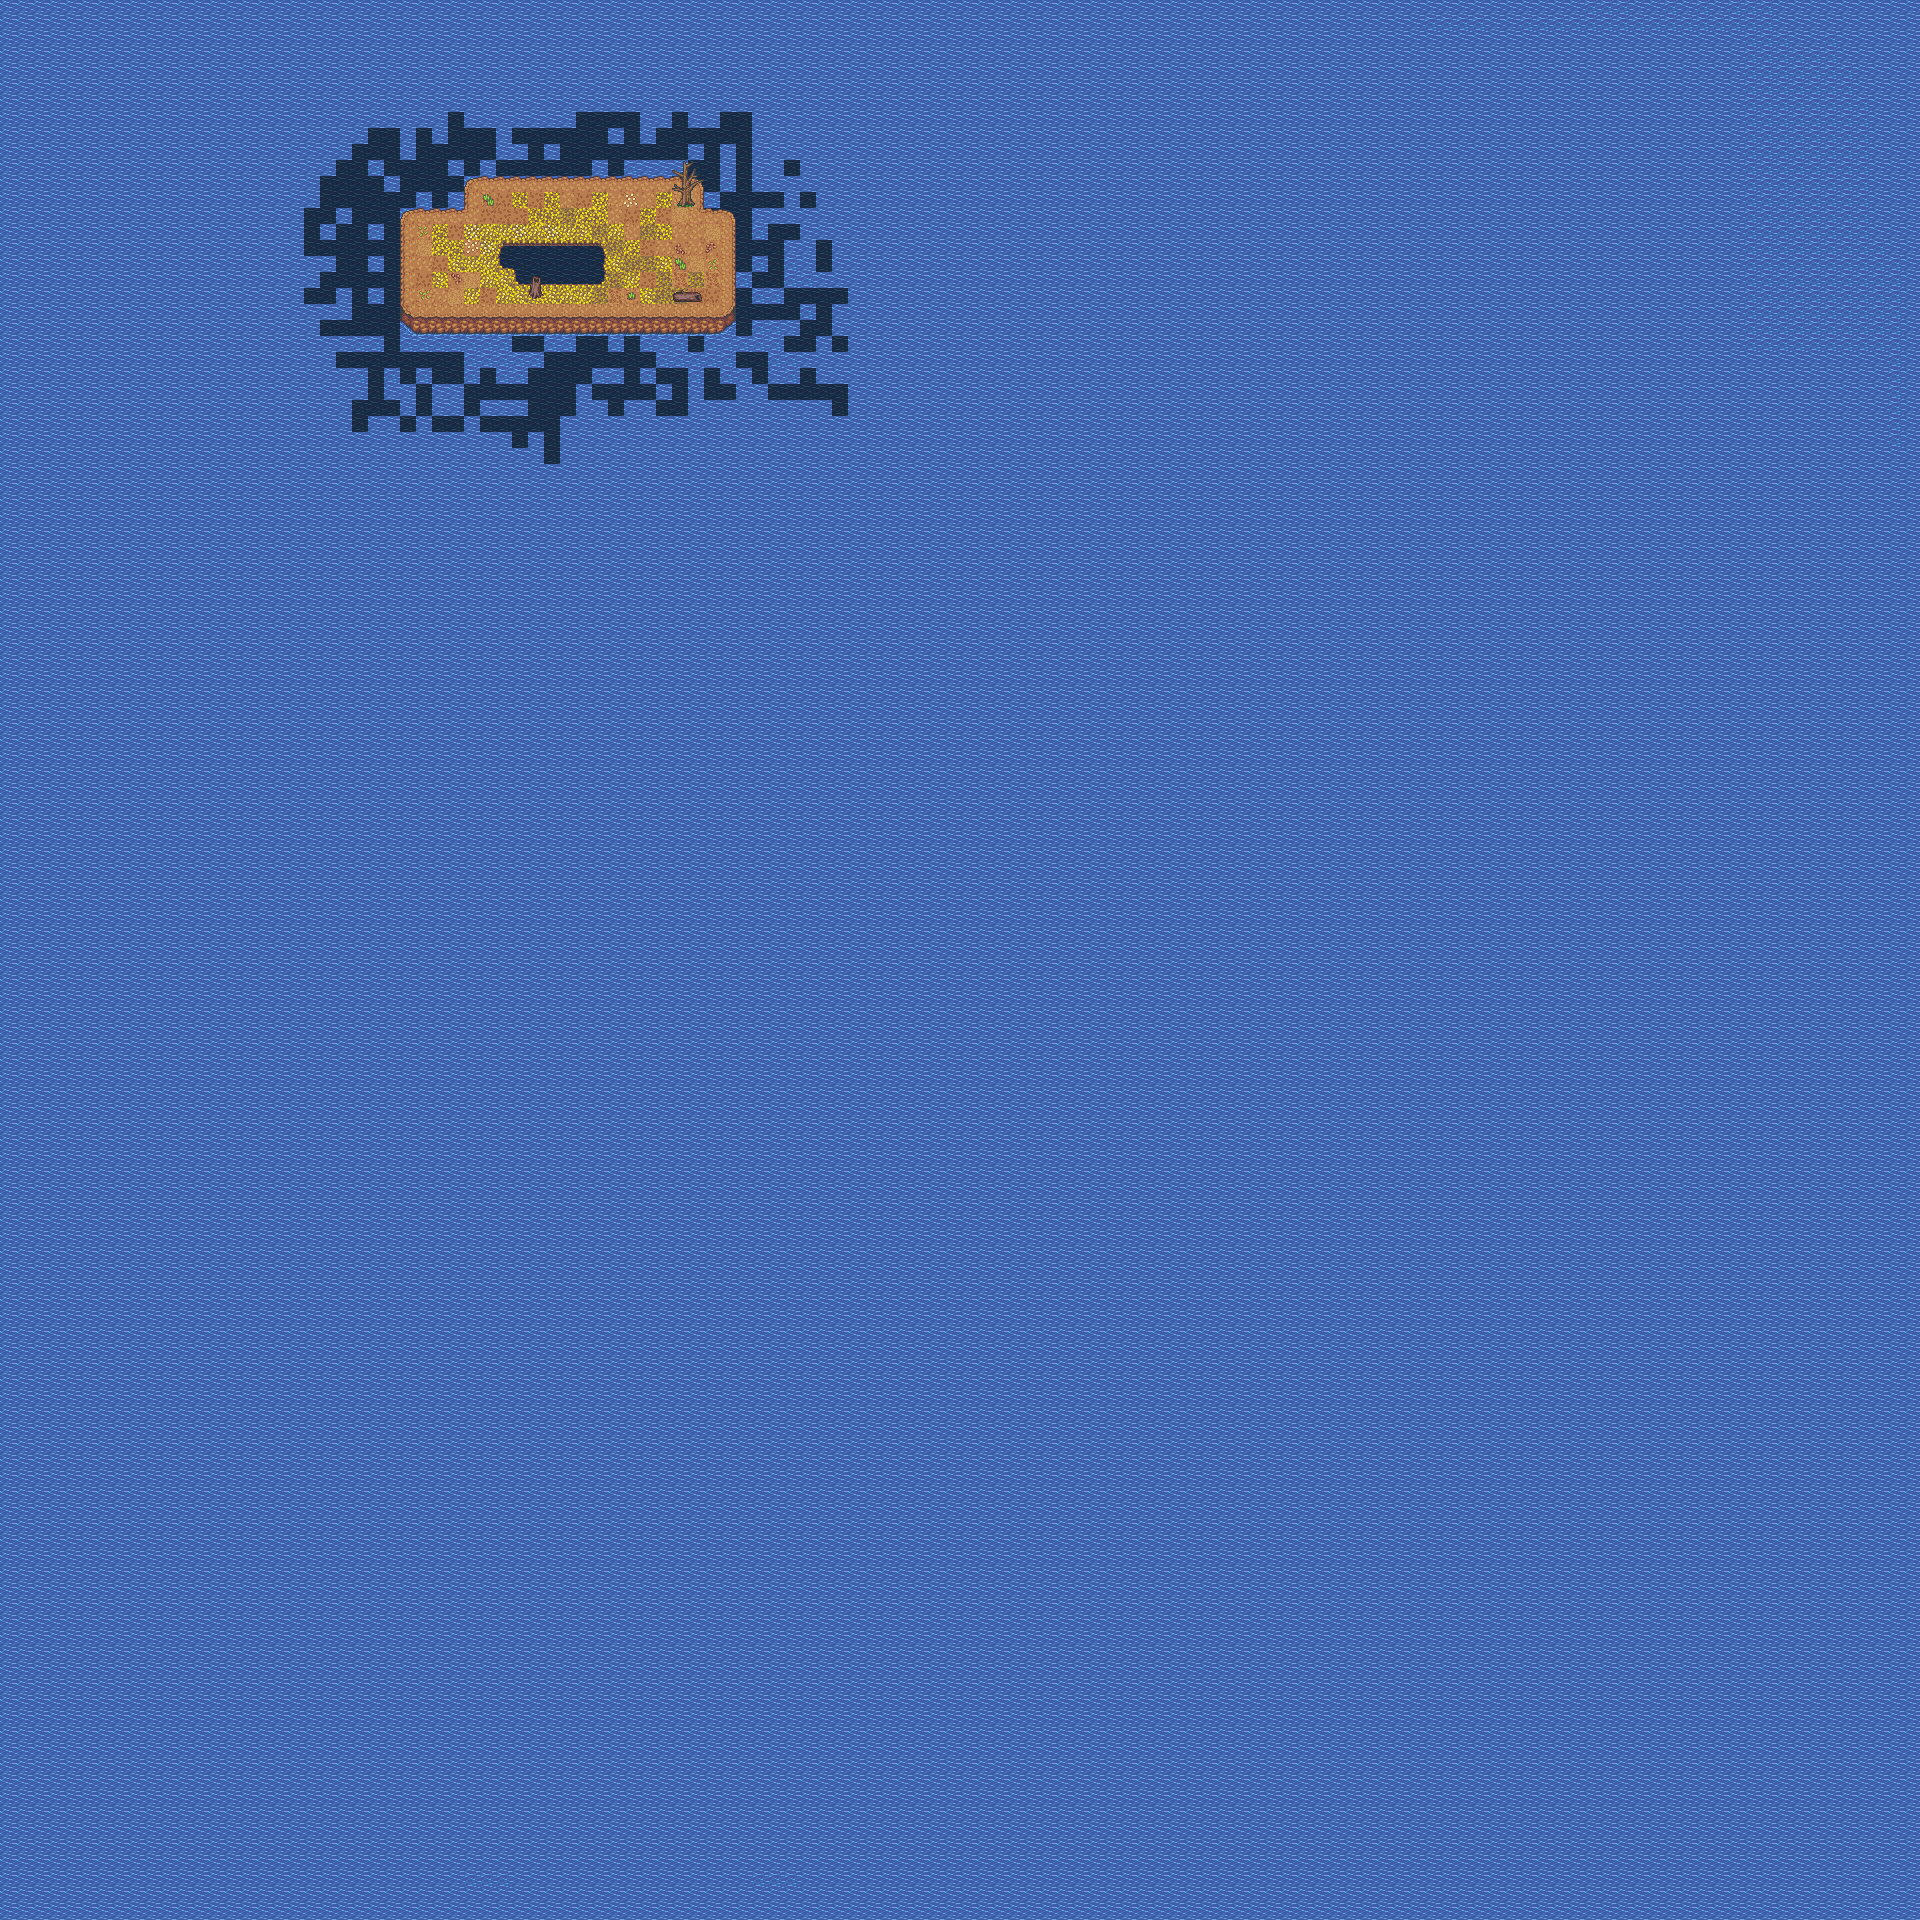

A level layout from a 2D game, rendered from its tile map. Below: a short description, then the map file with tile-grid data replaced by summaries:
An orthogonal 120x120 tile map with 16x16 px tiles, 8 tile layers (background, roads, water, bridges, ...) and 3 objects (player, door, npc).

<map version="1.0" tiledversion="1.1.5" orientation="orthogonal" renderorder="right-down" width="120" height="120" tilewidth="16" tileheight="16" infinite="0" nextobjectid="23">
 <tileset firstgid="1" name="tileset" tilewidth="16" tileheight="16" tilecount="17731" columns="119">
  <image source="../images/Terrain.png" width="1904" height="2384" />
 </tileset>
 <layer name="background" width="120" height="120">
  <properties>
   <property name="tileset" value="map_tileset" />
  </properties>
  <data>[14400 cells, 434 non-empty, 23 distinct tile ids]</data>
 </layer>
 <layer name="roads" width="120" height="120">
  <properties>
   <property name="tileset" value="map_tileset" />
  </properties>
  <data>[14400 cells, 85 non-empty, 27 distinct tile ids]</data>
 </layer>
 <layer name="water" width="120" height="120">
  <properties>
   <property name="collision" type="bool" value="true" />
   <property name="tileset" value="map_tileset" />
  </properties>
  <data>[14400 cells, 14225 non-empty, 17 distinct tile ids]</data>
 </layer>
 <layer name="bridges" width="120" height="120">
  <properties>
   <property name="tileset" value="map_tileset" />
  </properties>
  <data>[14400 cells, 0 non-empty, 0 distinct tile ids]</data>
 </layer>
 <layer name="beneath_blocked" width="120" height="120">
  <properties>
   <property name="collision" type="bool" value="true" />
   <property name="tileset" value="map_tileset" />
  </properties>
  <data>[14400 cells, 43 non-empty, 42 distinct tile ids]</data>
 </layer>
 <layer name="blocked" width="120" height="120">
  <properties>
   <property name="collision" type="bool" value="true" />
   <property name="tileset" value="map_tileset" />
  </properties>
  <data>[14400 cells, 64 non-empty, 39 distinct tile ids]</data>
 </layer>
 <layer name="above_blocked" width="120" height="120">
  <properties>
   <property name="collision" type="bool" value="true" />
   <property name="tileset" value="map_tileset" />
  </properties>
  <data>[14400 cells, 266 non-empty, 8 distinct tile ids]</data>
 </layer>
 <layer name="unblocked" width="120" height="120">
  <properties>
   <property name="tileset" value="map_tileset" />
  </properties>
  <data>[14400 cells, 247 non-empty, 3 distinct tile ids]</data>
 </layer>
 <objectgroup name="objects">
  <properties>
   <property name="tileset" value="map_tileset" />
  </properties>
  <object id="1" name="player" type="player" x="515.09" y="223.196">
   <properties>
    <property name="group" value="players" />
    <property name="texture" value="player_spritesheet" />
    <property name="walking_speed" type="int" value="100" />
   </properties>
   <point />
  </object>
  <object id="14" name="door" type="door" x="829.779" y="828.786" width="20.6022" height="43.5204">
   <properties>
    <property name="group" value="doors" />
    <property name="next_level" value="townhall" />
   </properties>
  </object>
  <object id="22" name="laine" type="npc" x="591.184" y="222.556">
   <properties>
    <property name="collision" type="bool" value="true" />
    <property name="group" value="npcs" />
    <property name="message" value="laine_message_4" />
    <property name="texture" value="laine_image" />
   </properties>
   <point />
  </object>
 </objectgroup>
</map>
